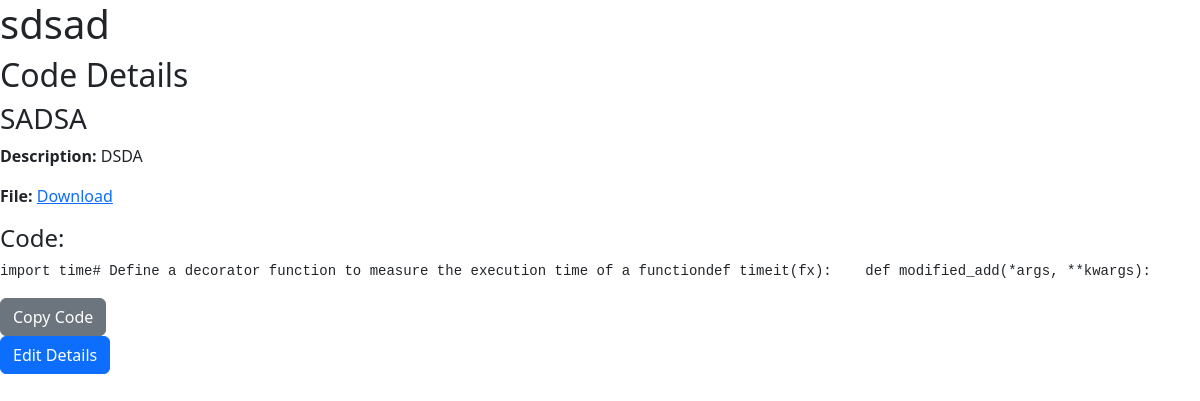
The app's page /portfolio_page/project/3/, older data.
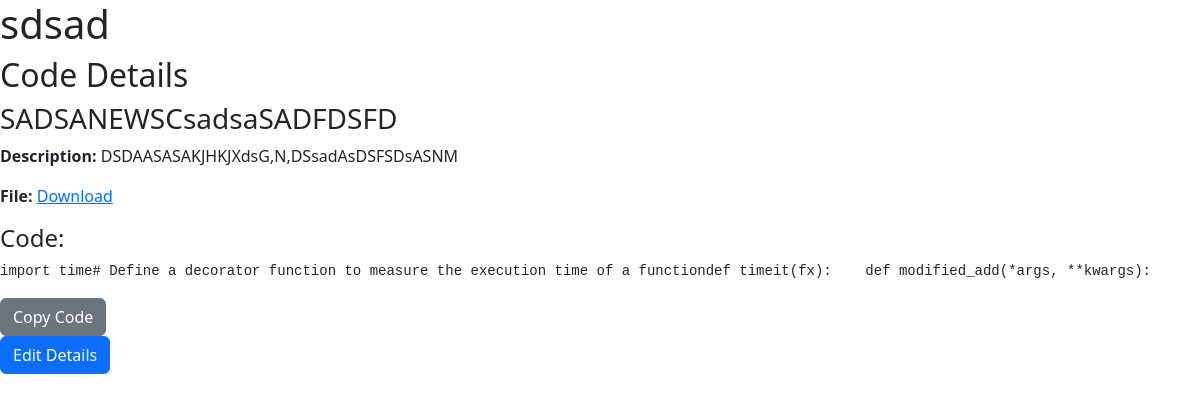
The same page, newer data.
### portfolio_app/models.py (models this page shows, shortened)
class ProjectDetailModel(models.Model):
    project = models.ForeignKey(ProjectModel, on_delete=models.CASCADE, related_name='details')
    code_title = models.CharField(max_length=255)
    description = models.TextField(max_length=500)
    python_file = models.FileField(upload_to='projects/files/', blank=True, null=True)

### portfolio_app/views.py (the view)
# urls.py: path('portfolio_page/project/<int:project_id>/', views.project_detail_view, name='project_detail'),
def project_detail_view(request, project_id):
    project = get_object_or_404(ProjectModel, id=project_id)
    project_details = project.details.all()
    if project_details:
        for detail in project_details:
            if detail.python_file:
                try:
                    with open(detail.python_file.path, 'r') as file:
                        detail.python_file_content = file.read()
                except Exception as e:
                    print(f"Error reading Python file {detail.python_file}: {e}")
    context = {
        'project': project,
        'project_details': project_details,
        'no_details': len(project_details) == 0,
        'page_title': 'Project Detail',
    }
    return render(request, 'portfolio_app/project_detail.html', context)

### portfolio_app/templates/portfolio_app/project_detail.html (shortened to what this page needs)
{% extends 'base.html' %}
{% block content %}
<div id = "project_details">
<h1>{{ project.title }}</h1>
{% if no_details %}
    <p>No details added yet.</p>
    <a href="{% url 'add_project_detail' project.id %}" class="btn btn-primary">Add Details</a>
{% else %}
    <h2>Code Details</h2>
    {% for detail in project_details %}
            <h3>{{ detail.code_title }}</h3>
            <p><strong>Description:</strong> {{ detail.description }}</p>
            {% if detail.python_file %}
                <p><strong>File:</strong> <a href="{{ detail.python_file.url }}">Download</a></p>
                <h4>Code:</h4>
                <div class="code-container">
                    <pre><code id="code-3" class="language-python">{{ detail.python_file_content|linebreaksbr }}</code></pre>
                    <button class="btn btn-secondary copy-btn" data-target="code-3">Copy Code</button>
                </div>
            {% endif %}
            <button class = "btn btn-primary" hx-get="{% url 'edit_details' detail.id %}"
            hx-target="#project_details">Edit Details</button>
    {% endfor %}
{% endif %}
<link rel="stylesheet" href="//code.jquery.com/ui/1.13.2/themes/base/jquery-ui.css">
</div>
{% endblock %}

Row changes from the older to the newer data that the page shows:
changed ProjectDetailModel: code_title "SADSA" → "SADSANEWSCsadsaSADFDSFD"; description "DSDA" → "DSDAASASAKJHKJXdsG,N,DSsadAsDSFSDsASNM"
